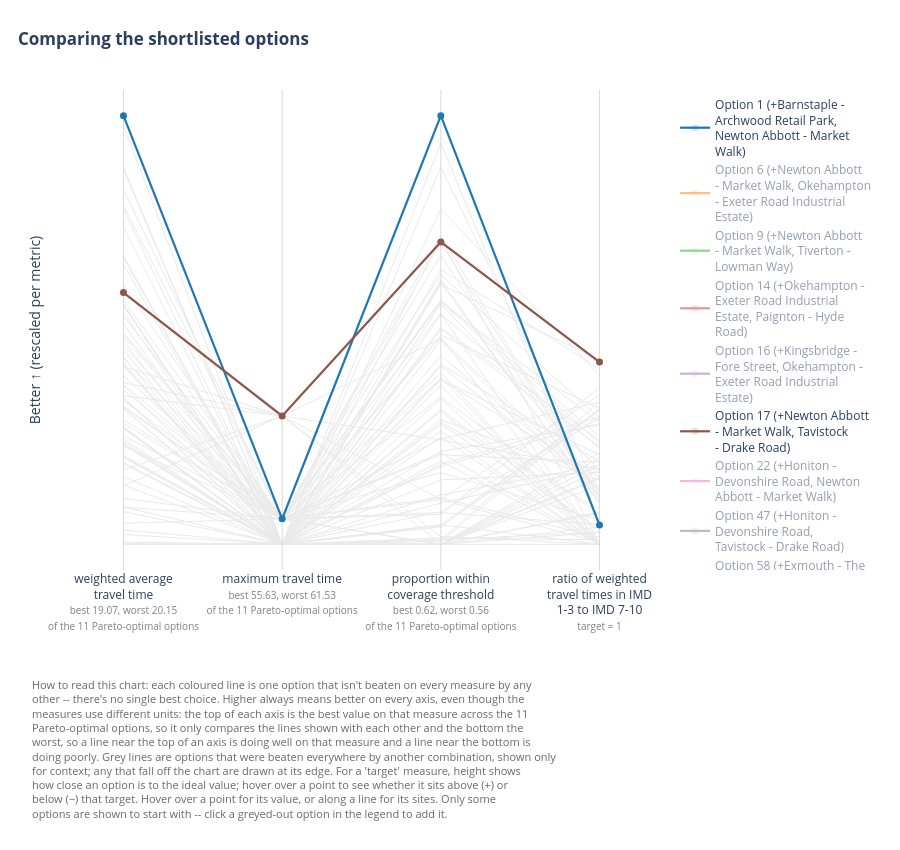

The notebook cell saved with this chart:
### Markdown cell above
A few options make a busy chart easier to read. `initially_shown` chooses which options are visible when the chart first opens (`"first"`, or a list of option ids such as `[1, 17]`); the rest start greyed out in the legend, one click from being shown. `legend_wrap_at` wraps long legend labels, which matters once `diff_against` lists the sites that differ. `scale_to="pareto_front"` scales each axis over just the Pareto-optimal options rather than every option compared, which stretches them across the whole axis so the differences between them are easier to see (the axis labels say which is used). The same three options work on `plot_pareto_radar()`.

### Code cell
solution.plot_pareto_summary(
    interactive=True,
    diff_against="default",
    legend_wrap_at=25,
    initially_shown=[1, 17],
    scale_to="pareto_front",
)
